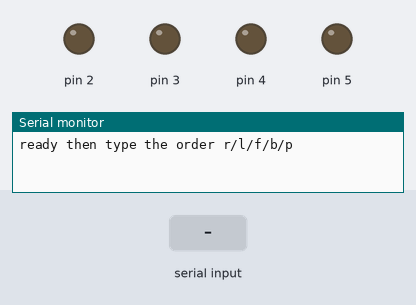
Simulated run of this sketch. Board: Arduino Uno, built with avr-gcc and run on an emulated ATmega328P. Parts: output pins drawn as LEDs (lit = HIGH), the last lines printed to the serial monitor. The test bench sets the inputs (shaded band).

Above: at 1.2 s.
1.3 s: "f" received over Serial
At 2.5 s:
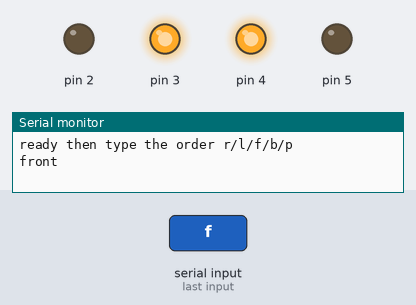
2.8 s: "b" received over Serial
At 3.7 s:
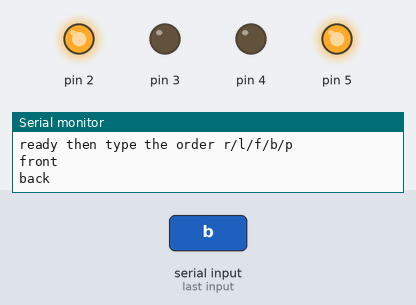
4.3 s: "r" received over Serial
At 4.9 s:
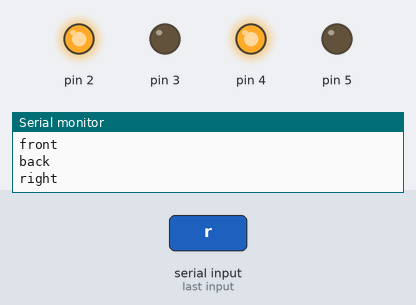
5.8 s: "l" received over Serial
At 7.2 s:
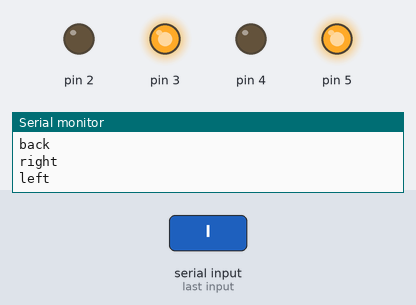
Timing chart, 0 to 8.3 s (numbered marks = the images above; inputs shaded):
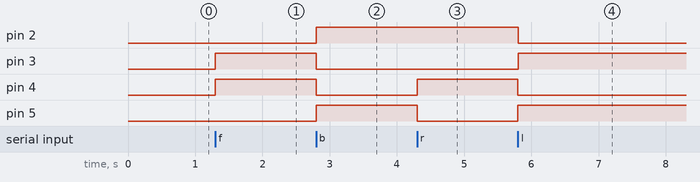

The sketch:

__.ino
```cpp
char c;
void setup()
{Serial.begin(9600);
 pinMode(4,OUTPUT);
 pinMode(5,OUTPUT);
 pinMode(2,OUTPUT);
 pinMode(3,OUTPUT);
 digitalWrite(4, LOW);
 digitalWrite(5, LOW);
 digitalWrite(2, LOW);
 digitalWrite(3, LOW);
 Serial.println("ready then type the order r/l/f/b/p");
}

void loop()
{
  if(Serial.available()>0);
  {c=Serial.read();
    switch(c)
    {case'f':
     digitalWrite(4, HIGH);digitalWrite(5, LOW);digitalWrite(3, HIGH);digitalWrite(2, LOW);
     Serial.println("front");break;
     case'b':
     digitalWrite(4, LOW);digitalWrite(5, HIGH);digitalWrite(3, LOW);digitalWrite(2, HIGH);
     Serial.println("back");break;
     case'r':
     digitalWrite(4, HIGH);digitalWrite(5, LOW);digitalWrite(3,LOW);digitalWrite(2, HIGH);
     Serial.println("right");break;
     case'l':
     digitalWrite(4, LOW);digitalWrite(5, HIGH);digitalWrite(3, HIGH);digitalWrite(2, LOW);
     Serial.println("left");break;
     case'p':
     digitalWrite(4, LOW);digitalWrite(5, LOW);digitalWrite(3, LOW);digitalWrite(2, LOW);
     Serial.println("pause");break;
     default:break;
     }
   }

}
```

Measured:
- after the input at 1.3 s, pin 3, pin 4: LOW → HIGH at once
- after the input at 2.8 s, pin 2, pin 5: LOW → HIGH at once; pin 3, pin 4: HIGH → LOW at once
- after the input at 4.3 s, pin 4: LOW → HIGH at once; pin 5: HIGH → LOW at once
- after the input at 5.8 s, pin 2, pin 4: HIGH → LOW at once; pin 3, pin 5: LOW → HIGH at once
